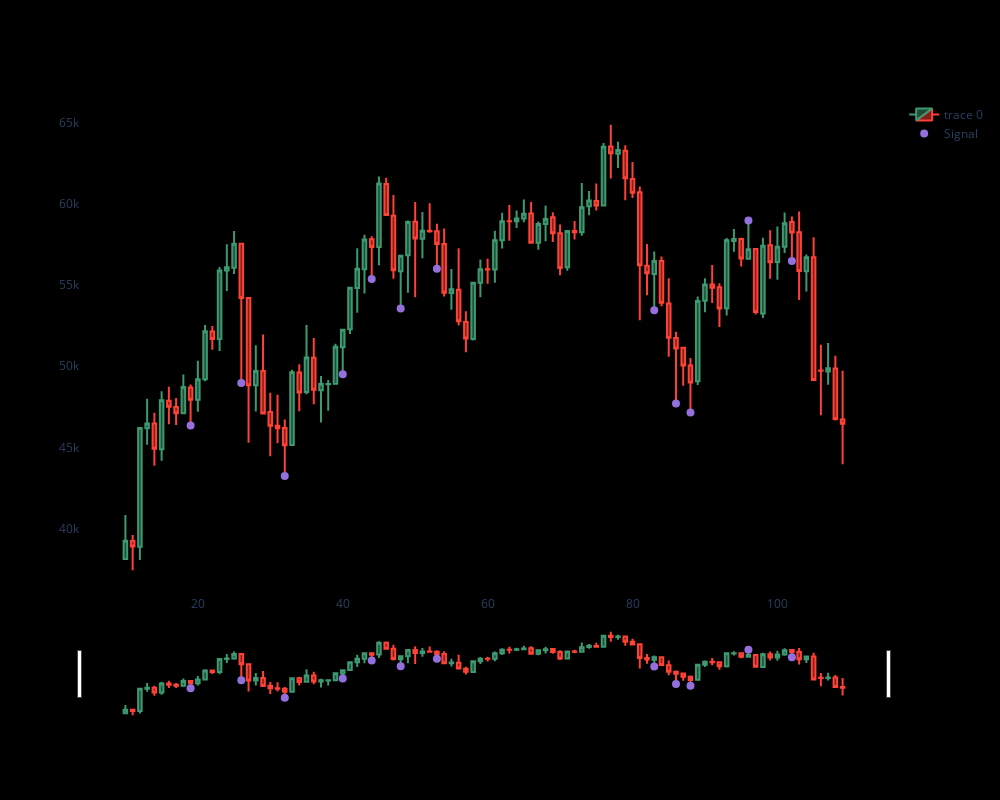

Notebook cell for this chart:
### Code cell
def pointpos(x, xsignal):
    if x[xsignal]==1:
        return x['High']+1e-4
    elif x[xsignal]==2:
        return x['Low']-1e-4
    else:
        return np.nan

def plot_with_signal(dfpl):

    fig = go.Figure(data=[go.Candlestick(x=dfpl.index,
                    open=dfpl['Open'],
                    high=dfpl['High'],
                    low=dfpl['Low'],
                    close=dfpl['Close'])])

    fig.update_layout(
        autosize=False,
        width=1000,
        height=800, 
        paper_bgcolor='black',
        plot_bgcolor='black')
    fig.update_xaxes(gridcolor='black')
    fig.update_yaxes(gridcolor='black')
    fig.add_scatter(x=dfpl.index, y=dfpl['pointpos'], mode="markers",
                    marker=dict(size=8, color="MediumPurple"),
                    name="Signal")
    fig.show()

data['pointpos'] = data.apply(lambda row: pointpos(row,"rejection"), axis=1)
plot_with_signal(data[10:110])
